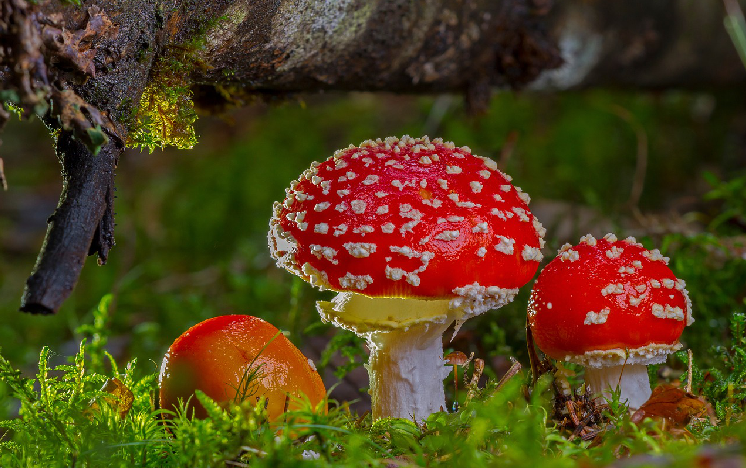
#> input picture assignments/assignment2/code/img4.png, 746 x 468 px
$ python q4.py
#> lines starting #> are read from the running program, lines starting #| are printed output that depends on the picture
#> further down, img is the input picture: shape (468, 746, 3); mean B, G, R 27.3, 63.5, 82
import numpy as np
import cv2
from matplotlib import pyplot as plt

def plot_histogram(bins, values, channel_name, color):
    fig = plt.figure()
    plt.ylabel('frequency')
    plt.xlabel('bin')
    plt.xlim([0, 256])
    plt.title("{} channel histogram".format(channel_name))
    plt.bar(bins, values, color=color)
    plt.show()

def get_rgb_histograms(img):
    chans = cv2.split(img)
    colors = ("b", "g", "r")
    for (chan, color) in zip(chans, colors):
        # create a histogram for the current channel and plot it
        hist = cv2.calcHist([chan], [0], None, [256], [0, 256])

        bins = np.arange(0,256,1)
        histvals = []
        for histval in hist:
            histvals += [int(histval[0])]
        plot_histogram(bins, histvals, color, color)
#> this loop made 3 passes
#> color on passes 1 to 3: 'b', 'g', 'r'
#> pass 1, in plot_histogram, `plt.show()`:
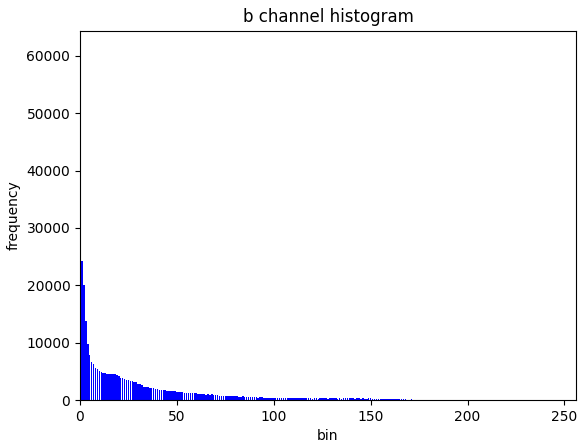
#> figure drawn by matplotlib, 1 panel; tallest bar 61302 high, from x = -0.4 to 0.4

def apply_histogram_equalization_rgb(img, clahe: bool):
#> called with clahe = True
    chans = cv2.split(img)
    new_chans = []
    for chan in chans:
        if clahe:
            clahe = cv2.createCLAHE(clipLimit =2.0, tileGridSize=(8,8))
            chan = clahe.apply(chan)
        else:
            chan = cv2.equalizeHist(chan)
        new_chans += [chan]
#> this loop made 3 passes
#> pass 1, in apply_histogram_equalization_rgb, `chan = clahe.apply(chan)`:
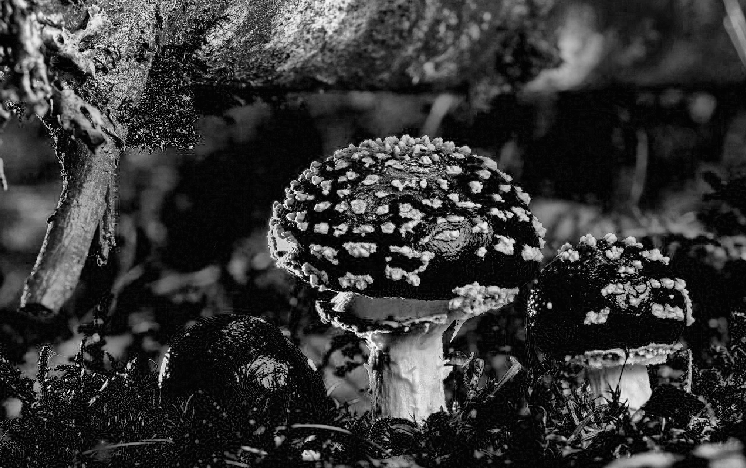
#> chan: shape (468, 746); min 1, max 255, mean 52.9
#> pass 2, in apply_histogram_equalization_rgb, `chan = clahe.apply(chan)`:
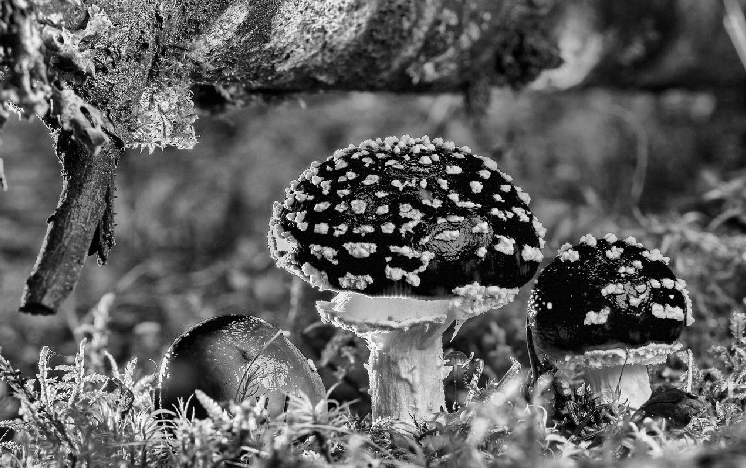
#> chan: shape (468, 746); min 0, max 255, mean 94.8
#> pass 3, in apply_histogram_equalization_rgb, `chan = clahe.apply(chan)`:
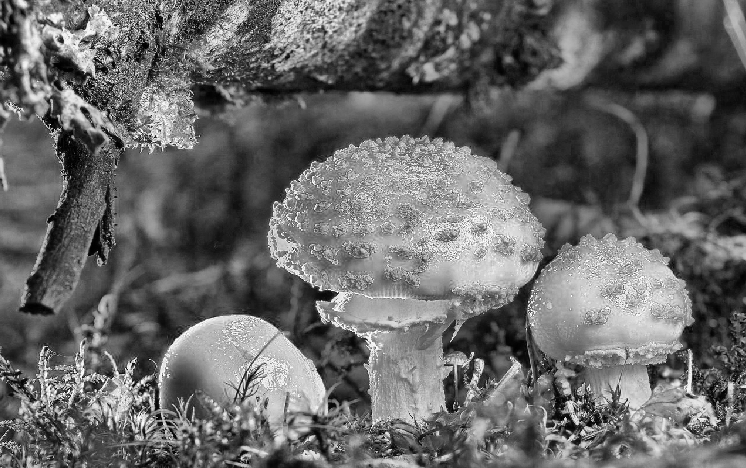
#> chan: shape (468, 746); min 0, max 255, mean 104.2
#> after the loop, new_chans = 3 items
    img = cv2.merge(new_chans)
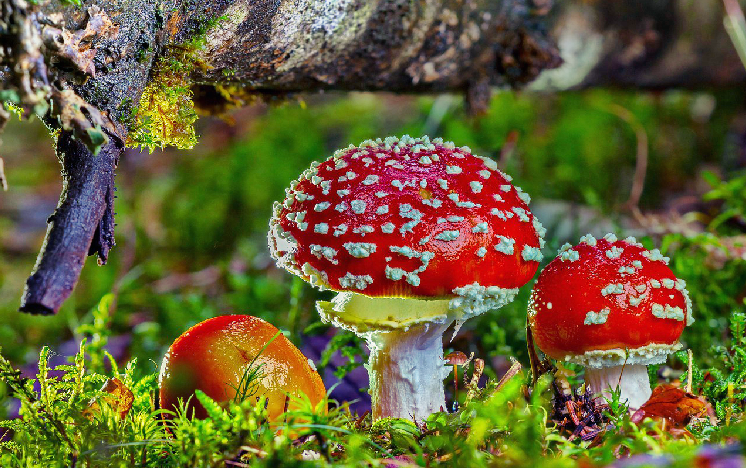
#> img: shape (468, 746, 3); mean of channels 0, 1, 2 52.9, 94.8, 104.2; drawn as B, G, R
    return img

USE_CLAHE = True
# import image
img = cv2.imread('img4.png')

get_rgb_histograms(img)
img = apply_histogram_equalization_rgb(img, USE_CLAHE)
get_rgb_histograms(img)
#> the loop in get_rgb_histograms (call 2), `for (chan, color) in zip(chans, colors):` made 3 passes
#> pass 1, in plot_histogram (call 4), `plt.show()`:
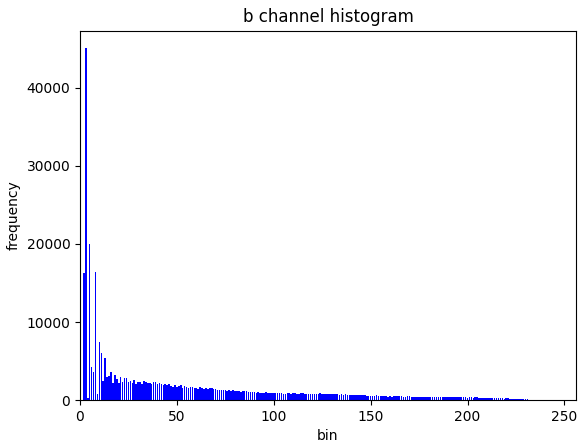
#> figure drawn by matplotlib, 1 panel; tallest bar 45047 high, from x = 2.6 to 3.4
#> pass 2, in plot_histogram (call 5), `plt.show()`:
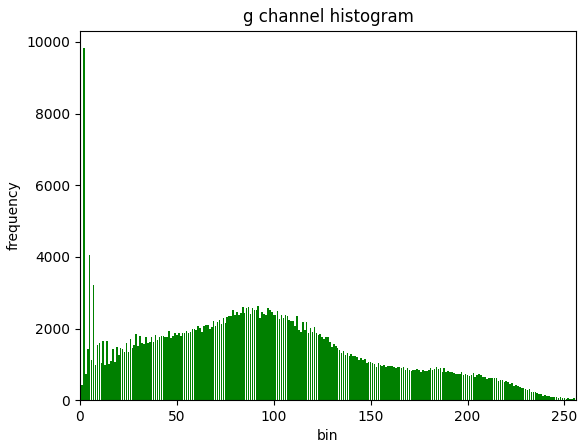
#> figure drawn by matplotlib, 1 panel; tallest bar 9824 high, from x = 1.6 to 2.4

img_name = "img4_rgb_he"
if USE_CLAHE:
    img_name += "CLAHE"
img_name += ".png"

#save img
cv2.imwrite(img_name, img)
